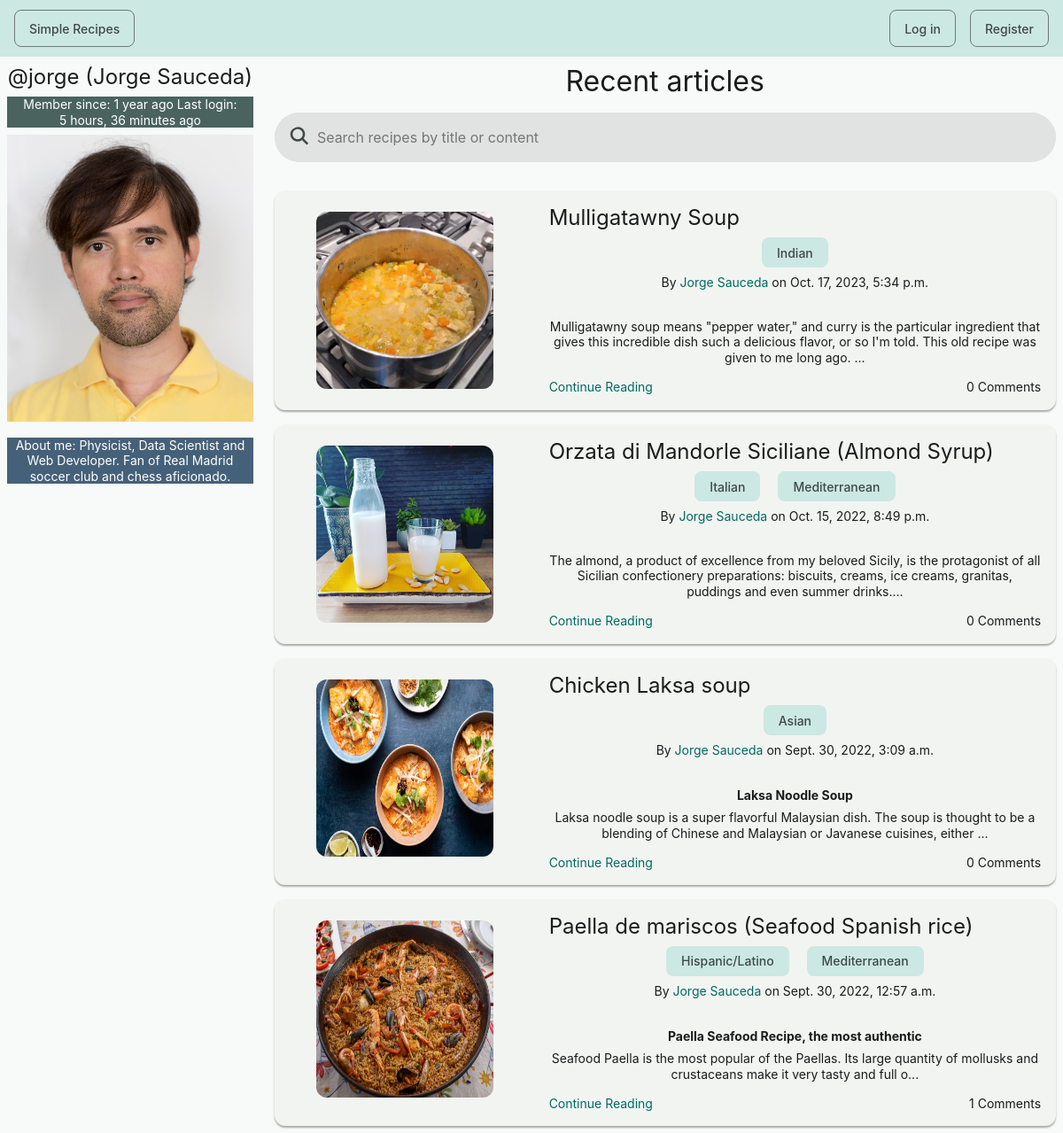
Page /profile/1/ on the committed database.
### simple_recipes/models.py (models this page shows, shortened)
class Profile(models.Model):
    avatar = models.ImageField(null=True, blank=True)
    bio = models.CharField(max_length=200, blank=True)
    date_joined = models.DateTimeField(auto_now_add=True)
    location = models.CharField(max_length=50, blank=True)
    name = models.CharField(max_length=50, blank=True)
    user = models.ForeignKey(User, on_delete=models.CASCADE)
    def __str__(self):
        return self.name

class Article(models.Model):
    author = models.ForeignKey(Profile, on_delete=models.CASCADE)
    body = models.TextField(null=True)
    categories = models.ManyToManyField(Category,
                                        related_name='categoryOf',
                                        blank=True)
    date = models.DateTimeField(auto_now=True)
    title = models.CharField(max_length=50)
    class Meta:
        ordering = ['-date']
    def abstract(self):
        return str(self.body)[0:200] + "..."

class ArticlePicture(models.Model):
    article = models.ForeignKey(Article,
                                related_name='pictureOf',
                                on_delete=models.CASCADE)
    image = models.ImageField(null=False, blank=False)

class Category(models.Model):
    name = models.CharField(max_length=20)
    class Meta:
        ordering = ['name']

### simple_recipes/views.py (the view)
# urls.py: path('profile/<str:pk>/', views.userProfile, name='user-profile'),
def userProfile(request, pk):
    user = User.objects.get(id=pk)
    profile = Profile.objects.get(user=user)
    articles = Article.objects.filter(author=profile)
    categories = Category.objects.all()
    context = {
        'user': user,
        'profile': profile,
        'articles': articles,
        'categories': categories
    }
    return render(request, 'simple_recipes/profile.html', context)

### simple_recipes/templates/simple_recipes/profile.html
{% extends 'main.html' %}
{% block content %}
<div class="grid medium-space">
  <div class="s12 m3 l3">
    {% include 'simple_recipes/profile_component.html' %}
  </div>
  <div class="s12 m9 l9">
    {% include 'simple_recipes/articles_component.html' %}
  </div>
</div>
{% endblock %}

### simple_recipes/templates/simple_recipes/profile_component.html (shortened to what this page needs)
{% load static %}
{% block content %}
<h6 class="center-align">@{{user.username}} ({{profile.name}})</h6>
<p class="secondary">
  Member since: {{user.date_joined|timesince}} ago
  Last login: {{user.last_login|timesince}} ago
</p>
<div class="uk-text-left">
  {% if profile.avatar %}
    <img class="responsive" width="600" height="400" src="{% static profile.avatar.url %}" alt="Avatar goes here">
  {% else %}
    <img class="responsive" width="600" height="400" src="{% static 'images/100-HappyPenguin.png' %}" alt="Generic avatar">
  {% endif %}
  <br><br>
  <div class="tertiary">About me: {{profile.bio}}</div>
</div>
{% endblock content %}

### simple_recipes/templates/simple_recipes/articles_component.html (shortened to what this page needs)
{% load static %}
{% block content %}
<h4 class="center-align">Recent articles</h4>
<form action="" class="uk-search" data-uk-search>
  <div class="field large prefix round fill">
    <i class="fa-solid fa-magnifying-glass"></i>
    <input
      name="q"
      placeholder="Search recipes by title or content"
      type="search"
    />
  </div>
</form>
<div class="no-margin">
  {% for article in articles %}
    <article class="no-padding">
      <div class ="grid no-space">
        <div class="s4">
          <a class="center-align middle-align" href="{% url 'read-article' article.id %}">
            {% if article.pictureOf.all.count > 0 %}
              <img
                style="margin-top: 1.5rem; margin-bottom: 1.5rem"
                width="200"
                height="200"
                src="{% static article.pictureOf.all.first.image.url %}"
                alt="Recipe picture"
              >
            {% else %}
              <div class="link absolute top left right padding">
                <h6>{{ article.title }}</h6>
              </div>
            {% endif %}
          </a>
        </div>
        <div class="s8">
          <div class="padding">
            {% if article.pictureOf.all.count > 0 %}
              <h6>{{ article.title }}</h6>
            {% endif %}
            <p class="left">
              {% for category in article.categories.all %}
                <a class="chip fill" href="{% url 'home' %}?cat={{category.name}}">{{category.name}}</a>
              {% endfor %}
            </p>
            <p>
              By <a class="link" href="{% url 'user-profile' article.author.user.id %}">
                {{article.author}}
              </a> on {{article.date}}
            </p>
            <div class="small-space"></div>
            <p class="large-line">
              {% autoescape off %}{{ article.abstract }}{% endautoescape %}
            </p>
            <nav>
              <a class="link" href="{% url 'read-article' article.id %}">Continue Reading</a>
              <span>{{article.commentOf.all.count}} Comments</span>
            </nav>
          </div>
        </div>
      </div>
    </article>
  {% endfor %}
</div>
{% endblock content %}

### templates/main.html (style rules this page uses)
body { --primary:#006a60; --on-primary:#ffffff; --primary-container:#74f8e5; --on-primary-container:#00201c; --secondary:#4a635f; --on-secondary:#ffffff; --secondary-container:#cce8e2; --on-secondary-container:#05201c; --tertiary:#456179; --on-tertiary:#ffffff; --tertiary-container:#cce5ff; --on-tertiary-container:#001e31; --error:#ba1a1a; --on-error:#ffffff; --error-container:#ffdad6; --on-error-container:#410002; --background:#fafdfb; --on-background:#191c1b; --surface:#f7faf8; --on-surface:#191c1b; --surface-variant:#dae5e1; --on-surface-variant:#3f4947; --outline:#6f7977; --outline-variant:#bec9c6; --shadow:#000000; --scrim:#000000; --inverse-surface:#2d3130; --inverse-on-surface:#eff1ef; --inverse-primary:#53dbc9; --surface-dim:#d8dbd9; --surface-bright:#f7faf8; --surface-container-lowest:#ffffff; --surface-container-low:#f2f4f2; --surface-container:#eceeec; --surface-container-high:#e6e9e7; --surface-container-highest:#e0e3e1; }

### rows in the picture
Profile: name "Jorge Sauceda", avatar (picture), bio "Physicist, Data Scientist and Web Developer. Fan of Real Madrid soccer club and chess aficionado."
Article: id.image (picture), title "Mulligatawny Soup", author "Jorge Sauceda", date "Oct. 17, 2023, 5:34 p.m.", abstract "Mulligatawny soup means \"pepper water,\" and curry is the particular ingredient that gives this incredible dish such a delicious flavor, or so I'm told. This old recipe was given to me long ago. ...", commentOf.all.count "0"
Category: name "Indian"
Article: id.image (picture), title "Orzata di Mandorle Siciliane (Almond Syrup)", author "Jorge Sauceda", date "Oct. 15, 2022, 8:49 p.m.", abstract "The almond, a product of excellence from my beloved Sicily, is the protagonist of all Sicilian confectionery preparations: biscuits, creams, ice creams, granitas, puddings and even summer drinks....", commentOf.all.count "0"
Category: name "Italian"
Category: name "Mediterranean"
Article: id.image (picture), title "Chicken Laksa soup", author "Jorge Sauceda", date "Sept. 30, 2022, 3:09 a.m.", abstract "Laksa Noodle Soup Laksa noodle soup is a super flavorful Malaysian dish. The soup is thought to be a blending of Chinese and Malaysian or Javanese cuisines, either ...", commentOf.all.count "0"
Category: name "Asian"
Article: id.image (picture), title "Paella de mariscos (Seafood Spanish rice)", author "Jorge Sauceda", date "Sept. 30, 2022, 12:57 a.m.", abstract "Paella Seafood Recipe, the most authentic Seafood Paella is the most popular of the Paellas. Its large quantity of mollusks and crustaceans make it very tasty and full o...", commentOf.all.count "1"
Category: name "Hispanic/Latino"

### other values in the picture
{{ user.username }} "jorge"
{{ user.date_joined|timesince }} "1 year"
{{ user.last_login|timesince }} "5 hours, 36 minutes"
